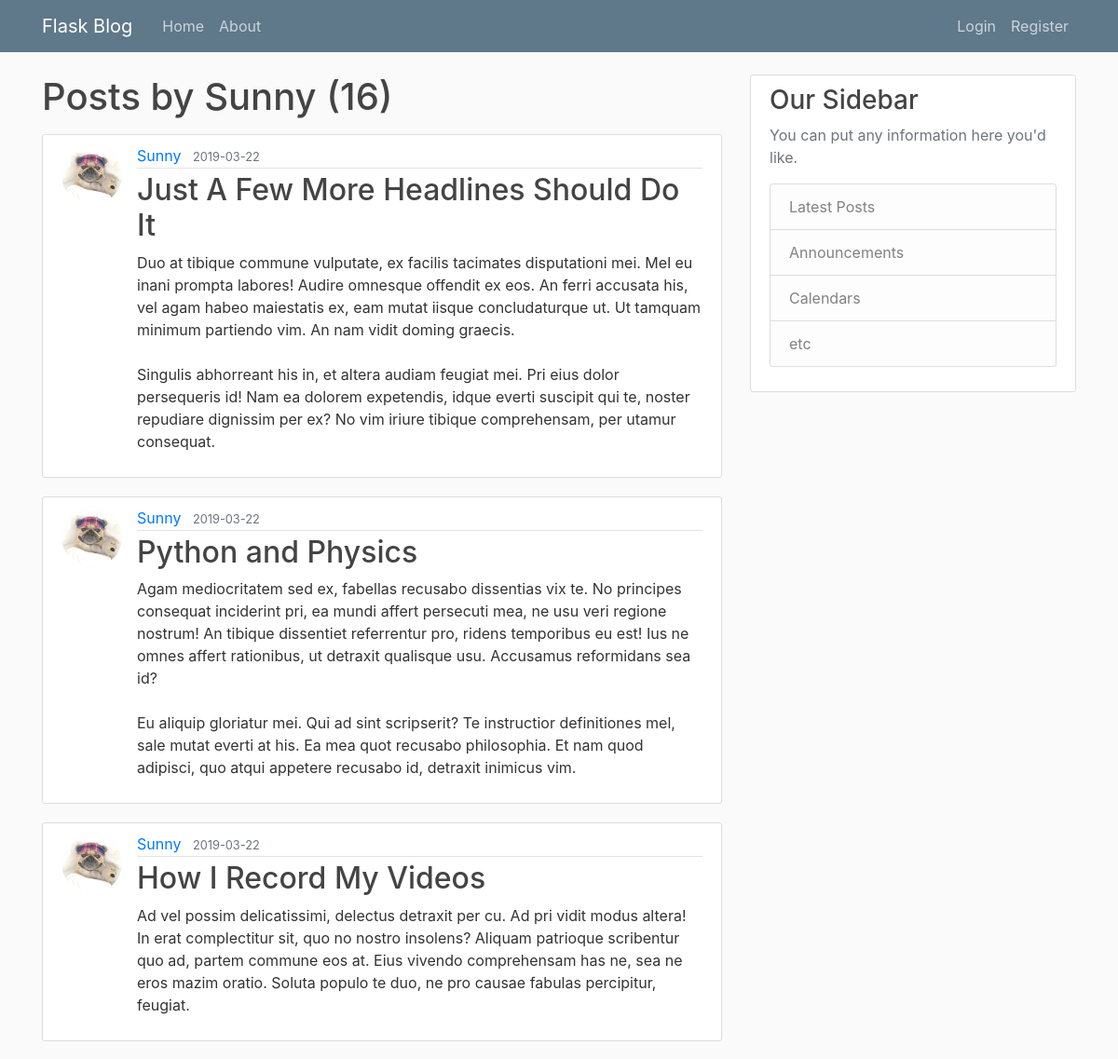
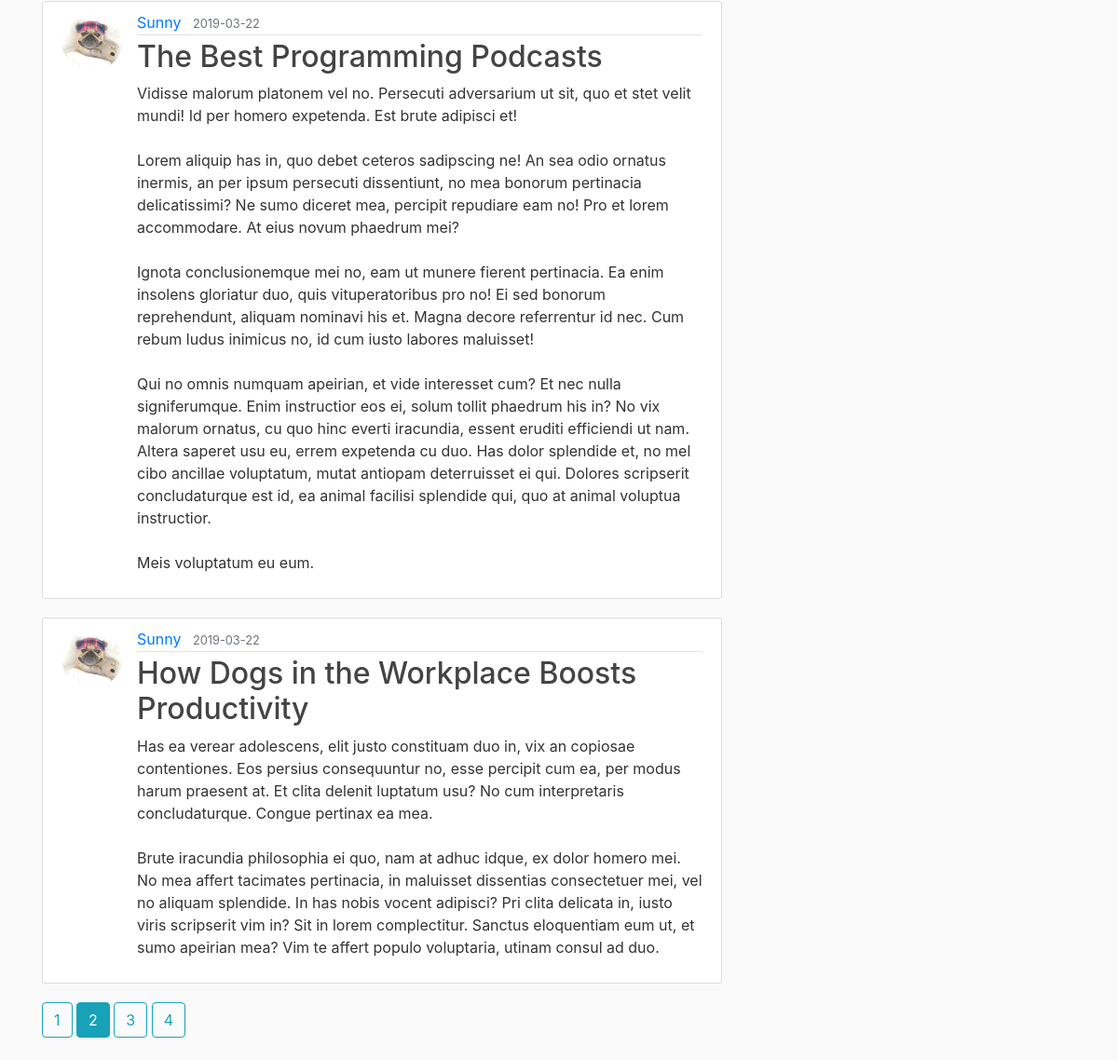
The app's page /user/Sunny?page=2 with its own data (2 pictures, top to bottom).
### flaskblog/models.py (models this page shows, shortened)
class User(db.Model, UserMixin):
	id = db.Column(db.Integer, primary_key=True)
	username = db.Column(db.String(20), unique=True, nullable=False)
	email = db.Column(db.String(120), unique=True, nullable=False)
	image_file = db.Column(db.String(20), nullable=False, default='default.jpg')
	password = db.Column(db.String(60), nullable=False)
	posts = db.relationship('Post', backref='author', lazy=True)

class Post(db.Model):
	id = db.Column(db.Integer, primary_key=True)
	title = db.Column(db.String(100), nullable=False)
	date_posted = db.Column(db.DateTime, nullable=False, default=datetime.utcnow)
	content = db.Column(db.Text, nullable=False)
	user_id = db.Column(db.Integer, db.ForeignKey('user.id'), nullable=False)

### flaskblog/routes.py (the view)
@app.route("/user/<string:username>")
def user_posts(username):
	page = request.args.get('page', 1, type=int)
	user = User.query.filter_by(username=username).first_or_404()
	posts = Post.query.filter_by(author=user)\
		.order_by(Post.date_posted.desc())\
		.paginate(page=page, per_page=5)
	return render_template('user_posts.html', posts=posts, user=user)

### flaskblog/templates/user_posts.html
{% extends "layout.html" %}
{% block content %}
  <h1 class="mb-3">Posts by {{ user.username }} ({{ posts.total }})</h1>
	{% for post in posts.items %}
		<article class="media content-section">
      <img class="rounded-circle article-img" src="{{ url_for('static', filename='profile_pics/' + post.author.image_file) }}">
      <div class="media-body">
        <div class="article-metadata">
          <a class="mr-2" href="{{ url_for('user_posts', username=post.author.username) }}">{{ post.author.username }}</a>
          <small class="text-muted">{{ post.date_posted.strftime('%Y-%m-%d') }}</small>
        </div>
        <h2><a class="article-title" href="{{ url_for('post', post_id=post.id) }}">{{ post.title }}</a></h2>
        <p class="article-content">{{ post.content }}</p>
      </div>
    </article>
	{% endfor %}
  {% for page_num in posts.iter_pages(left_edge = 1, right_edge = 1, left_current = 1, right_current = 2) %}
    {% if page_num %}
      {% if posts.page == page_num %}
        <a class="btn btn-info mb-4" href="{{ url_for('user_posts', username=user.username, page=page_num) }}">{{ page_num }}</a>
      {% else %}
        <a class="btn btn-outline-info mb-4" href="{{ url_for('user_posts', username=user.username, page=page_num) }}">{{ page_num }}</a>
      {% endif %}
    {% else %}
      ...
    {% endif %}
  {% endfor %}
{% endblock content %}

### flaskblog/static/main.css (style rules this page uses)
body { background: #fafafa; color: #333333; margin-top: 5rem; }
h1, h2, h3, h4, h5, h6 { color: #444444; }
.content-section { background: #ffffff; padding: 10px 20px; border: 1px solid #dddddd; border-radius: 3px; margin-bottom: 20px; }
.article-title { color: #444444; }
.article-content { white-space: pre-line; }
.article-img { height: 65px; width: 65px; margin-right: 16px; }
.article-metadata { padding-bottom: 1px; margin-bottom: 4px; border-bottom: 1px solid #e3e3e3 }

### records on screen
User: username "Sunny"
Post: image_file (picture), author.username "Sunny", date_posted "2019-03-22", title "Just A Few More Headlines Should Do It", content "Duo at tibique commune vulputate, ex facilis tacimates disputationi mei. Mel eu inani prompta labores! Audire omnesque offendit ex eos. An ferri accusata his, vel agam habeo maiestatis ex, eam mutat iisque concludaturque ut. Ut tamquam minimum partiendo vim. An nam vidit doming graecis. Singulis abhorreant his in, et altera audiam feugiat mei. Pri eius dolor persequeris id! Nam ea dolorem expetendis, idque everti suscipit qui te, noster repudiare dignissim per ex? No vim iriure tibique comprehensam, per utamur consequat."
Post: image_file (picture), author.username "Sunny", date_posted "2019-03-22", title "Python and Physics", content "Agam mediocritatem sed ex, fabellas recusabo dissentias vix te. No principes consequat inciderint pri, ea mundi affert persecuti mea, ne usu veri regione nostrum! An tibique dissentiet referrentur pro, ridens temporibus eu est! Ius ne omnes affert rationibus, ut detraxit qualisque usu. Accusamus reformidans sea id? Eu aliquip gloriatur mei. Qui ad sint scripserit? Te instructior definitiones mel, sale mutat everti at his. Ea mea quot recusabo philosophia. Et nam quod adipisci, quo atqui appetere recusabo id, detraxit inimicus vim."
Post: image_file (picture), author.username "Sunny", date_posted "2019-03-22", title "How I Record My Videos", content "Ad vel possim delicatissimi, delectus detraxit per cu. Ad pri vidit modus altera! In erat complectitur sit, quo no nostro insolens? Aliquam patrioque scribentur quo ad, partem commune eos at. Eius vivendo comprehensam has ne, sea ne eros mazim oratio. Soluta populo te duo, ne pro causae fabulas percipitur, feugiat."
Post: image_file (picture), author.username "Sunny", date_posted "2019-03-22", title "The Best Programming Podcasts", content "Vidisse malorum platonem vel no. Persecuti adversarium ut sit, quo et stet velit mundi! Id per homero expetenda. Est brute adipisci et! Lorem aliquip has in, quo debet ceteros sadipscing ne! An sea odio ornatus inermis, an per ipsum persecuti dissentiunt, no mea bonorum pertinacia delicatissimi? Ne sumo diceret mea, percipit repudiare eam no! Pro et lorem accommodare. At eius novum phaedrum mei? Ignota conclusionemque mei no, eam ut munere fierent pertinacia. Ea enim insolens gloriatur duo, quis vituperatoribus pro no! Ei sed bonorum reprehendunt, aliquam nominavi his et. Magna decore referrentur id nec. Cum rebum ludus inimicus no, id cum iusto labores maluisset! Qui no omnis numquam…"
Post: image_file (picture), author.username "Sunny", date_posted "2019-03-22", title "How Dogs in the Workplace Boosts Productivity", content "Has ea verear adolescens, elit justo constituam duo in, vix an copiosae contentiones. Eos persius consequuntur no, esse percipit cum ea, per modus harum praesent at. Et clita delenit luptatum usu? No cum interpretaris concludaturque. Congue pertinax ea mea. Brute iracundia philosophia ei quo, nam at adhuc idque, ex dolor homero mei. No mea affert tacimates pertinacia, in maluisset dissentias consectetuer mei, vel no aliquam splendide. In has nobis vocent adipisci? Pri clita delicata in, iusto viris scripserit vim in? Sit in lorem complectitur. Sanctus eloquentiam eum ut, et sumo apeirian mea? Vim te affert populo voluptaria, utinam consul ad duo."

### other values on screen
{{ posts.total }} "16"
{{ page_num }} "1" "3" "4"
{{ page_num }} "2"
